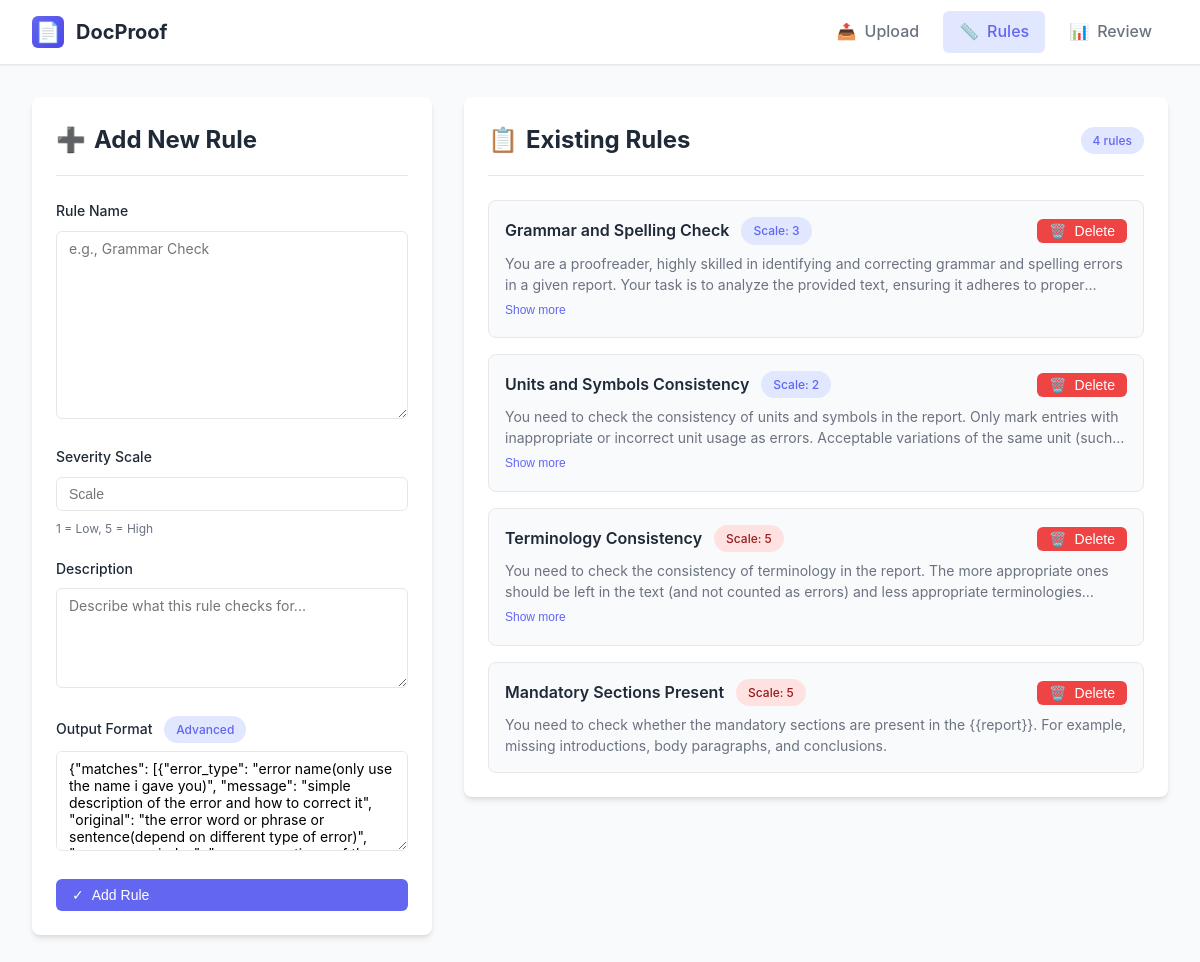
The page /faultless/ on the database its author committed.
### faultless/models.py (models this page shows, shortened)
class Rules(models.Model):
    id = models.AutoField(primary_key=True)
    name = models.CharField(max_length=30)
    scale = models.IntegerField()
    description = models.TextField()
    def default_output_format():
        data = {
            'matches': [
                {
                    'error_type': 'error name(only use the name i gave you)',
                    'message': 'simple description of the error and how to correct it',
                    'original': 'the error word or phrase or sentence(depend on different type of error)',
                    'occurrence_index': 'occurrence times of the error',
                },
            ]
        }
        return data
    output_format = models.JSONField(default=default_output_format)

### faultless/views.py (the view)
# urls.py: path("faultless/", get_rule, name="get_rule"),
def get_rule(request):
    data = Rules.objects.all().values()
    if request.method == "POST":
        if "delete_rule_id" in request.POST:
            rule = get_object_or_404(Rules, pk=request.POST["delete_rule_id"])
            rule.delete()
            return redirect("get_rule")
        form = RuleForm(request.POST)
        if form.is_valid():
            form.save()
            data = Rules.objects.all().values()
            form = RuleForm()
            return redirect("get_rule")
        else:
            return render(request, "faultless/rule.html", {"form": form, "allrules": data})
    else:
        form = RuleForm()
    context = {"form": form, "allrules": data}
    return render(request, "faultless/rule.html", context)

### faultless/forms.py (shortened to what this page needs)
class RuleForm(forms.ModelForm):
    class Meta:
        model = Rules
        fields = ["name", "scale", "description", "output_format"]
        widgets = {
            "description": forms.Textarea(
                attrs={
                    "class": "inputbox",
                    "id": "description",
                    "placeholder": "Description",
                }
            ),
            "name": forms.Textarea(
                attrs={
                    "class": "name",
                    "id": "name",
                    "placeholder": "Name",
                }
            ),
            "scale": forms.NumberInput(
                attrs={
                    "class": "scale",
                    "id": "scale",
                    "placeholder": "Scale",
                    "max": "5",
                    "min": "1",
                }
            ),
            "output_format": forms.Textarea(
                attrs={
                    "rows": 10,
                    "cols": 60,
                    "placeholder": '{"matches": [{"error_type": "", "message": "", "original": "", "occurrence_index": ""}]}'
                }
            ),
        }

### faultless/templates/faultless/rule.html (shortened to what this page needs)
{% load static %}
{% load widget_tweaks %}
<!DOCTYPE html>
<html lang="en">
<head>
    <link rel="stylesheet" href="{% static 'css/styles.css' %}">
</head>
<body>
    <nav class="navbar">
        <div class="navbar-content">
            <a href="{% url 'file_manager' %}" class="navbar-brand">
                <div class="navbar-brand-icon">📄</div>
                <span>DocProof</span>
            </a>
            <div class="navbar-nav" id="navbarNav">
                <a href="{% url 'file_manager' %}" class="nav-link">
                    <span>📤</span> Upload
                </a>
                <a href="{% url 'get_rule' %}" class="nav-link active">
                    <span>📏</span> Rules
                </a>
                <a href="{% url 'view_details' %}" class="nav-link">
                    <span>📊</span> Review
                </a>
            </div>
        </div>
    </nav>
    <div class="container">
        <div class="rules-grid">
            <div class="card form-card">
                <div class="card-header">
                    <h2 class="card-title">
                        <span>➕</span> Add New Rule
                    </h2>
                </div>
                <form method="post">
                    <div class="form-group">
                        <label for="id_name" class="form-label">Rule Name</label>
                        {% render_field form.name class="form-control" placeholder="e.g., Grammar Check" %}
                    </div>
                    <div class="form-group">
                        <label for="id_scale" class="form-label">Severity Scale</label>
                        {% render_field form.scale class="form-control" %}
                        <p class="form-hint">
                            1 = Low, 5 = High
                        </p>
                    </div>
                    <div class="form-group">
                        <label for="id_description" class="form-label">Description</label>
                        {% render_field form.description class="form-control" rows="4" placeholder="Describe what this rule checks for..." %}
                    </div>
                    <div class="form-group">
                        <label for="output_format" class="form-label">
                            Output Format
                            <span class="badge badge-primary" style="margin-left: 0.5rem;">Advanced</span>
                        </label>
                        {% render_field form.output_format class="form-control" rows="3" placeholder="Optional: Specify output format" %}
                    </div>
                    <button type="submit" class="btn btn-primary" style="width: 100%;">
                        <span>✓</span> Add Rule
                    </button>
                </form>
            </div>
            <div class="card">
                <div class="card-header">
                    <h2 class="card-title">
                        <span>📋</span> Existing Rules
                        <span class="badge badge-primary" style="margin-left: auto;">{{ allrules|length }} rules</span>
                    </h2>
                </div>
                {% if allrules %}
                <div class="rules-list">
                    {% for rule in allrules %}
                    <div class="rule-item">
                        <div class="rule-header">
                            <div class="rule-title-group">
                                <span class="rule-name">{{ rule.name }}</span>
                                <span class="badge {% if rule.scale >= 4 %}badge-danger{% elif rule.scale >= 2 %}badge-primary{% else %}badge-success{% endif %}">
                                    Scale: {{ rule.scale }}
                                </span>
                            </div>
                            <div class="rule-actions">
                                <form method="post" style="margin: 0;">
                                    <button type="submit" class="btn btn-danger" style="padding: 0.25rem 0.75rem;">
                                        <span>🗑️</span> Delete
                                    </button>
                                </form>
                            </div>
                        </div>
                        <div class="rule-description-wrapper">
                            <p class="rule-description {% if rule.description|length > 150 %}collapsed{% endif %}" id="desc-{{ rule.id }}">
                                {{ rule.description }}
                            </p>
                            {% if rule.description|length > 150 %}
                            <button class="expand-btn" onclick="toggleDescription('{{ rule.id }}')">
                                <span id="btn-text-{{ rule.id }}">Show more</span>
                            </button>
                            {% endif %}
                        </div>
                    </div>
                    {% endfor %}
                </div>
                {% else %}
                <div class="empty-state">
                    <div class="empty-state-icon">📋</div>
                    <p>No rules defined yet.</p>
                    <p style="margin-top: 0.5rem;">Add your first rule to start proofreading!</p>
                </div>
                {% endif %}
            </div>
        </div>
    </div>
</body>
</html>

### static/css/styles.css (style rules this page uses)
:root { --primary-color: #6366f1; --primary-hover: #4f46e5; --primary-light: #e0e7ff; --success-color: #10b981; --success-hover: #059669; --danger-color: #ef4444; --danger-hover: #dc2626; --warning-color: #f59e0b; --text-primary: #1f2937; --text-secondary: #6b7280; --bg-primary: #ffffff; --bg-secondary: #f9fafb; --bg-tertiary: #f3f4f6; --border-color: #e5e7eb; --shadow-sm: 0 1px 2px 0 rgba(0, 0, 0, 0.05); --shadow-md: 0 4px 6px -1px rgba(0, 0, 0, 0.1), 0 2px 4px -1px rgba(0, 0, 0, 0.06); --shadow-lg: 0 10px 15px -3px rgba(0, 0, 0, 0.1), 0 4px 6px -2px rgba(0, 0, 0, 0.05); --border-radius: 0.5rem; }
* { margin: 0; padding: 0; box-sizing: border-box; }
body { font-family: -apple-system, BlinkMacSystemFont, 'Segoe UI', Roboto, 'Helvetica Neue', Arial, sans-serif; background-color: var(--bg-secondary); color: var(--text-primary); line-height: 1.6; }
.navbar { background-color: var(--bg-primary); border-bottom: 1px solid var(--border-color); position: sticky; top: 0; z-index: 1000; box-shadow: var(--shadow-sm); }
.navbar-content { max-width: 1280px; margin: 0 auto; padding: 0 2rem; display: flex; justify-content: space-between; align-items: center; height: 4rem; }
.navbar-brand { display: flex; align-items: center; gap: 0.75rem; font-size: 1.25rem; font-weight: 700; color: var(--text-primary); text-decoration: none; }
.navbar-brand-icon { width: 2rem; height: 2rem; background: linear-gradient(135deg, var(--primary-color), var(--primary-hover)); border-radius: 0.375rem; display: flex; align-items: center; justify-content: center; color: white; font-size: 1.25rem; }
.navbar-nav { display: flex; gap: 0.5rem; }
.nav-link { padding: 0.5rem 1rem; border-radius: 0.375rem; color: var(--text-secondary); text-decoration: none; font-weight: 500; transition: all 0.2s; display: flex; align-items: center; gap: 0.5rem; }
.nav-link.active { background-color: var(--primary-light); color: var(--primary-color); }
.container { max-width: 1280px; margin: 0 auto; padding: 2rem; }
.card { background-color: var(--bg-primary); border-radius: var(--border-radius); box-shadow: var(--shadow-md); padding: 1.5rem; margin-bottom: 1.5rem; }
.card-header { margin-bottom: 1.5rem; padding-bottom: 1rem; border-bottom: 1px solid var(--border-color); }
.card-title { font-size: 1.5rem; font-weight: 700; color: var(--text-primary); display: flex; align-items: center; gap: 0.5rem; }
.btn { padding: 0.5rem 1rem; border-radius: 0.375rem; border: none; font-weight: 500; cursor: pointer; transition: all 0.2s; display: inline-flex; align-items: center; gap: 0.5rem; text-decoration: none; font-size: 0.875rem; }
.btn-primary { background-color: var(--primary-color); color: white; }
.btn-danger { background-color: var(--danger-color); color: white; }
.form-group { margin-bottom: 1.25rem; }
.form-label { display: block; margin-bottom: 0.5rem; font-weight: 500; color: var(--text-primary); font-size: 0.875rem; }
.form-control { width: 100%; padding: 0.5rem 0.75rem; border: 1px solid var(--border-color); border-radius: 0.375rem; font-size: 0.875rem; transition: all 0.2s; background-color: var(--bg-primary); }
textarea.form-control { min-height: 100px; resize: vertical; font-family: inherit; }
.form-hint { font-size: 0.75rem; color: var(--text-secondary); margin-top: 0.5rem; }
.badge { display: inline-flex; align-items: center; padding: 0.25rem 0.75rem; border-radius: 9999px; font-size: 0.75rem; font-weight: 500; }
.badge-primary { background-color: var(--primary-light); color: var(--primary-color); }
.badge-danger { background-color: #fee2e2; color: #991b1b; }
.rule-header { display: flex; align-items: center; gap: 0.5rem; margin-bottom: 0.25rem; }
.rule-name { font-weight: 500; }
.rule-description { font-size: 0.875rem; color: var(--text-secondary); }

### rows shown on the page
Rules: name "Grammar and Spelling Check", scale "3", description "You are a proofreader, highly skilled in identifying and correcting grammar and spelling errors in a given report. Your task is to analyze the provided text, ensuring it adheres to…"
Rules: name "Units and Symbols Consistency", scale "2", description "You need to check the consistency of units and symbols in the report. Only mark entries with inappropriate or incorrect unit usage as errors. Acceptable variations of the same unit…"
Rules: name "Terminology Consistency", scale "5", description "You need to check the consistency of terminology in the report. The more appropriate ones should be left in the text (and not counted as errors) and less appropriate…"
Rules: name "Mandatory Sections Present", scale "5", description "You need to check whether the mandatory sections are present in the {{report}}. For example, missing introductions, body paragraphs, and conclusions."

### other values the page prints
{{ allrules|length }} "4"
